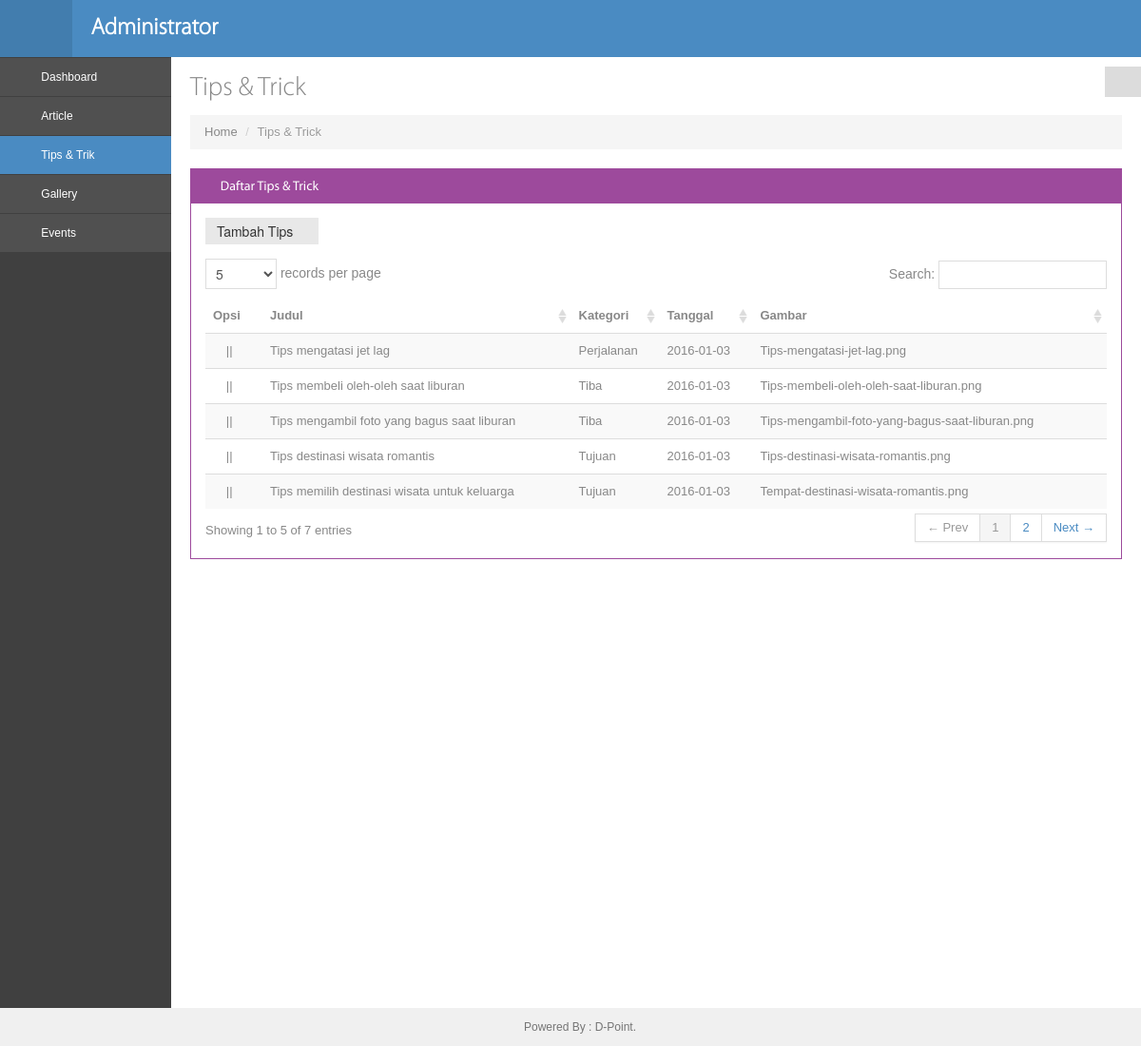
/administrator/tips.php (signed in), run on the app's committed database.
### tables this page shows
CREATE TABLE `tips` (
  `tips_id` int(11) NOT NULL,
  `judul` varchar(50) NOT NULL,
  `kategori` varchar(30) NOT NULL,
  `isi` longtext NOT NULL,
  `pic` varchar(50) NOT NULL,
  `tanggal` date NOT NULL
);

### administrator/tips.php (the view, shortened to what this page needs)
<!DOCTYPE html>
<?php
include ('aksi_admin/session.php');
 ?>
<head>
   <link href="assets/bootstrap/css/bootstrap.min.css" rel="stylesheet" />
   <link href="assets/bootstrap/css/bootstrap-responsive.min.css" rel="stylesheet" />
   <link href="assets/bootstrap/css/bootstrap-fileupload.css" rel="stylesheet" />
   <link href="assets/font-awesome/css/font-awesome.css" rel="stylesheet" />
   <link href="css/style.css" rel="stylesheet" />
   <link href="css/style-responsive.css" rel="stylesheet" />
   <link href="css/style-default.css" rel="stylesheet" id="style_color" />
   <link rel="stylesheet" href="assets/data-tables/DT_bootstrap.css" />
</head>
<body class="fixed-top">
   <div id="header" class="navbar navbar-inverse navbar-fixed-top">
       <div class="navbar-inner">
           <div class="container-fluid">
               <div class="sidebar-toggle-box hidden-phone">
                   <div class="icon-reorder"></div>
               </div>
               <a class="brand" href="dashboard.php">
                   <h3 class="sub-menu">Administrator</h3>
               </a>
               <div class="top-nav ">
                   <ul class="nav pull-right top-menu" >
                       <li class="dropdown mtop5">
                           <a class="dropdown-toggle element" data-placement="bottom" data-toggle="tooltip" href="aksi_admin/aksi_logout.php" data-original-title="Keluar">
                               <i class="icon-off"></i>
                           </a>
                       </li>
                   </ul>
               </div>
           </div>
       </div>
   </div>
   <div id="container" class="row-fluid">
      <div class="sidebar-scroll">
          <div id="sidebar" class="nav-collapse collapse">
              <ul class="sidebar-menu">
                  <li class="sub-menu">
                      <a class="" href="dashboard.php">
                          <i class="icon-dashboard"></i>
                          <span>Dashboard</span>
                      </a>
                  </li>
                     <li class="sub-menu">
                      <a href="article.php" class="">
                          <i class="icon-book"></i>
                          <span>Article</span>
                      </a>
                  </li>
                  <li class="sub-menu active">
                      <a href="tips.php" class="">
                          <i class="icon-road"></i>
                          <span>Tips &amp; Trik </span>
                      </a>
                  </li>
                  <li class="sub-menu">
                      <a href="gallery.php" class="">
                          <i class="icon-camera"></i>
                          <span>Gallery</span>
                      </a>
                  </li>
                  <li class="sub-menu">
                      <a href="events.php" class="">
                          <i class="icon-calendar"></i>
                          <span>Events</span>
                      </a>
                  </li>
              </ul>
          </div>
      </div>
      <div id="main-content">
         <div class="container-fluid">
            <div class="row-fluid">
               <div class="span12">
                   <div id="theme-change" class="hidden-phone">
                       <i class="icon-cogs"></i>
                   </div>
                   <h3 class="page-title">
                     Tips &amp; Trick
                   </h3>
                   <ul class="breadcrumb">
                       <li>
                           <a href="dashboard.php">Home</a>
                           <span class="divider">/</span>
                       </li>
                       <li class="active">
                           Tips &amp; Trick
                       </li>
                   </ul>
               </div>
            </div>
             <div class="row-fluid">
                 <div class="span12">
                     <div class="widget purple">
                         <div class="widget-title">
                             <h4><i class="icon-reorder"></i> Daftar Tips &amp; Trick</h4>
                            <span class="tools">
                                <a href="javascript:;" class="icon-chevron-down"></a>
                            </span>
                         </div>
                         <div class="widget-body">
                             <div>
                                 <div class="clearfix">
                                 <a href="tambah_posting/tambah_tips.php" >
                                     <div class="btn-group">
                                         <button class="btn green" >
                                             Tambah Tips <i class="icon-plus"></i>
                                         </button>
                                     </div>
                                     </a>
                                 <div class="space15"></div>
                                 <table class="table table-striped table-hover " id="editable-sample">
                                     <thead>
                                     <tr>
                                         <th>Opsi</th>
                                         <th>Judul</th>
                                         <th>Kategori</th>
                                         <th>Tanggal</th>
                                         <th>Gambar</th>
                                     </tr>
                                     </thead>
                                     <tbody>
                                     <?php
                                     $query = mysqli_query($connect, "SELECT * FROM tips ORDER BY tips_id DESC");
                    while ($data = mysqli_fetch_array($query)){
                    ?>
                                     <tr class="">
                                         <td><a href="edit_posting/edit_tips.php?id=<?php echo $data['tips_id']; ?>"><b class="icon-pencil"></b></a> ||
                                         <a href="aksi_admin/aksi_hapus_tips.php?id=<?php echo $data['tips_id'];?>"><b class="icon-trash"></b></a></td>
                                         <td><?php echo $data['judul']; ?></td>
                                         <td><?php echo $data['kategori']; ?></td>
                                         <td><?php echo $data['tanggal']; ?></td>
                                         <td><?php echo $data['pic']; ?></td>
                                     </tr>
                                      <?php
                    }
                    ?>
                                     </tbody>
                                 </table>
                             </div>
                         </div>
                     </div>
                 </div>
             </div>
         </div>
      </div>
   </div>
   <div id="footer">
       Powered By : D-Point.
        </div>
</body>
</html>

### administrator/css/style-responsive.css (style rules this page uses)
@media (min-width: 980px) { #sidebar { position: absolute; width: 180px; } }
@media (min-width: 980px) { #sidebar ul { margin-top:1px !important; width: 100%; } }
@media (min-width: 980px) { #main-content { margin-top: 0px !important; } }
@media (min-width: 980px) { .fixed-top #main-content { margin-top: 20px; } }

### administrator/css/style-default.css (style rules this page uses)
body { color: #888888; }
a, a:hover { text-shadow: none !important; color: #4a8bc2; }
#header.navbar-inverse .navbar-inner { background-color: #4a8bc2; background-image: -moz-linear-gradient(top, #4a8bc2, #4a8bc2); background-image: -webkit-gradient(linear, 0 0, 0 100%, from(#4a8bc2), to(#4a8bc2)); background-image: -webkit-linear-gradient(top, #4a8bc2, #4a8bc2); background-image: -o-linear-gradient(top, #4a8bc2, #4a8bc2); background-image: linear-gradient(to bottom, #4a8bc2, #4a8bc2); background-repeat: repeat-x; border-color: #4a8bc2; color: #fff; filter: progid:DXImageTransform.Microsoft.gradient(startColorstr='#ff4a8bc2', endColorstr='#ff4a8bc2', GradientType=0); }
.sidebar-toggle-box { background: #427dae; color: #fff; }
#sidebar > ul > li > a { color: #fff !important; }
#sidebar > ul > li a i { color: #fff !important; display: inline-block; }
#sidebar > ul > li.active > a, #sidebar > ul > li >a:hover, #sidebar > ul > li:hover>a { background: #4a8bc2; }

### data on the page
tips: judul "Tips mengatasi jet lag", kategori "Perjalanan", tanggal "2016-01-03", pic "Tips-mengatasi-jet-lag.png"
tips: judul "Tips membeli oleh-oleh saat liburan", kategori "Tiba", tanggal "2016-01-03", pic "Tips-membeli-oleh-oleh-saat-liburan.png"
tips: judul "Tips mengambil foto yang bagus saat liburan", kategori "Tiba", tanggal "2016-01-03", pic "Tips-mengambil-foto-yang-bagus-saat-liburan.png"
tips: judul "Tips destinasi wisata romantis", kategori "Tujuan", tanggal "2016-01-03", pic "Tips-destinasi-wisata-romantis.png"
tips: judul "Tips memilih destinasi wisata untuk keluarga", kategori "Tujuan", tanggal "2016-01-03", pic "Tempat-destinasi-wisata-romantis.png"
